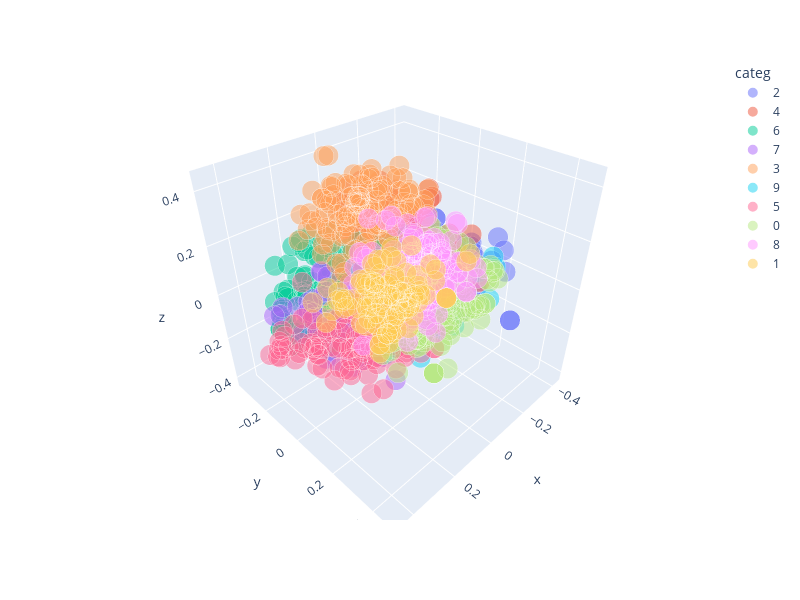

The cell this chart's notebook holds for it:
### Code cell
plot_3d(df=dolly_cqa_df_2, categories='uw_kmeans', embeddings='embeddings_mini_lm', reduction='PCA' )
